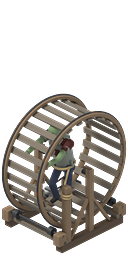
#> input picture tools/art/1001.png, 128 x 256 px
$ python -i import_art.py   (imports and definitions only)
#> lines starting #> are read from the running program, lines starting #| are printed output that depends on the picture
#> further down, picture is the input picture: PIL image 128x256 RGBA; mean R, G, B, A 42, 38, 33.2, 92.3
"""Bring Blender renders (tools/blender/dp_render.py) into the mod: world cells into tools/art/<index>.png, icons
into tools/art/icons/<Item>.png, then rebuild the sheet with tools/build_sheet.py.

    python3 tools/import_art.py <dp_out folder> [build_sheet args, e.g. --replace 776-783 --icons DazedTreadwheel]
A 2x render (256x512) is shrunk with premultiplied alpha and sharpened; a 2x2 piece is cut to its own square
by its <index>_m.png mask. Icons are trimmed and fitted to 32x32.
"""
import subprocess, sys
from pathlib import Path
from PIL import Image, ImageChops, ImageFilter

HERE = Path(__file__).resolve().parent
ART = HERE / "art"
CW, CH = 128, 256


def shrink(im):
    """Halve a 2x render with premultiplied alpha (no dark fringes), then sharpen lightly."""
    small = im.convert("RGBa").resize((CW, CH), Image.LANCZOS)
    small = small.filter(ImageFilter.UnsharpMask(radius=0.8, percent=70, threshold=1))
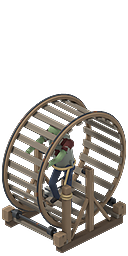
#> small: PIL image 128x256 RGBa; mean R, G, B, A 38, 34.3, 29.8, 92.1; transparent parts drawn white
    return small.convert("RGBA")


def cell(p):
    """A cell, cut to its own square by its mask when it has one, then shrunk to 128x256."""
    im = Image.open(p).convert("RGBA")
    m = p.with_name(p.stem + "_m.png")
    if m.exists():
        keep = Image.open(m).convert("RGBA").getchannel("R")
        im.putalpha(ImageChops.multiply(im.getchannel("A"), keep))
    if im.size != (CW, CH):
        im = shrink(im) if im.size == (CW * 2, CH * 2) else im.resize((CW, CH), Image.LANCZOS)
    return im


def icon(im):
    """Trim, shrink with premultiplied alpha to fit 30x30, sharpen a touch and centre on 32x32."""
    im = im.crop(im.getbbox()).convert("RGBa")
    im.thumbnail((30, 30), Image.LANCZOS)
    im = im.filter(ImageFilter.UnsharpMask(radius=0.6, percent=60, threshold=1)).convert("RGBA")
    out = Image.new("RGBA", (32, 32), (0, 0, 0, 0))
    out.alpha_composite(im, ((32 - im.width) // 2, (32 - im.height) // 2))
    return out


def main(src, build_args=()):
    src = Path(src)
    ART.mkdir(exist_ok=True)
    (ART / "icons").mkdir(exist_ok=True)
    cells = icons = 0
    for fam in sorted(p for p in src.iterdir() if p.is_dir() and p.name not in ("preview",)):
        for p in sorted(fam.glob("*.png")):
            if p.stem.endswith("_m"):
                continue
            if fam.name == "icons":
                icon(Image.open(p).convert("RGBA")).save(ART / "icons" / p.name)
                icons += 1
            elif p.stem.isdigit():
                cell(p).save(ART / p.name)
                cells += 1
    print("%d cells, %d icons imported" % (cells, icons))
    subprocess.run([sys.executable, str(HERE / "build_sheet.py")] + list(build_args), check=True)


# [2 lines not run here, left out]

>>> from PIL import Image
>>> picture = Image.open('art/1001.png')
>>> result = shrink(picture)

$ run again, on tools/art/112.png
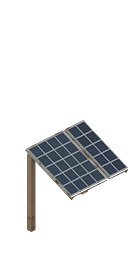
#> input picture tools/art/112.png, 128 x 256 px
#> picture is the input picture: PIL image 128x256 RGBA; mean R, G, B, A 14, 14.5, 15, 36.6
#> in shrink, `small = small.filter(ImageFilter.UnsharpMask(radius=0.8, percent=70, t..`:
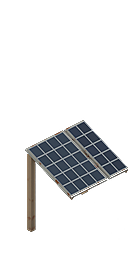
#> small: PIL image 128x256 RGBa; mean R, G, B, A 12, 12.7, 13.5, 36.6; transparent parts drawn white
